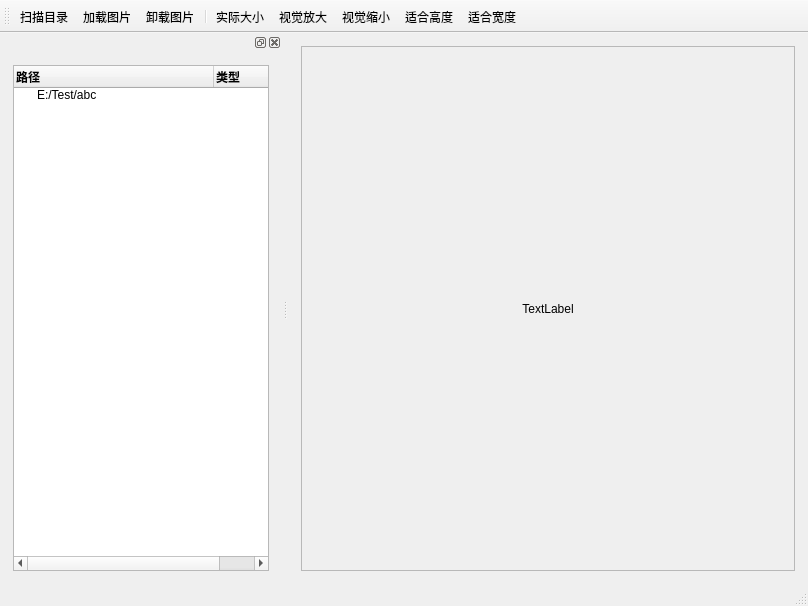
<?xml version="1.0" encoding="UTF-8"?>
<ui version="4.0">
 <class>Sketch</class>
 <widget class="QMainWindow" name="Sketch">
  <property name="geometry">
   <rect>
    <x>0</x>
    <y>0</y>
    <width>808</width>
    <height>606</height>
   </rect>
  </property>
  <property name="windowTitle">
   <string>Sketch</string>
  </property>
  <widget class="QWidget" name="centralwidget">
   <layout class="QVBoxLayout" name="verticalLayout">
    <property name="spacing">
     <number>9</number>
    </property>
    <property name="leftMargin">
     <number>13</number>
    </property>
    <property name="topMargin">
     <number>13</number>
    </property>
    <property name="rightMargin">
     <number>13</number>
    </property>
    <property name="bottomMargin">
     <number>13</number>
    </property>
    <item>
     <widget class="QScrollArea" name="scrollArea">
      <property name="widgetResizable">
       <bool>true</bool>
      </property>
      <property name="alignment">
       <set>Qt::AlignCenter</set>
      </property>
      <widget class="QWidget" name="scrollAreaWidgetContents">
       <property name="geometry">
        <rect>
         <x>0</x>
         <y>0</y>
         <width>497</width>
         <height>451</height>
        </rect>
       </property>
       <layout class="QHBoxLayout" name="horizontalLayout">
        <item>
         <widget class="QLabel" name="L_Picture">
          <property name="text">
           <string>TextLabel</string>
          </property>
          <property name="alignment">
           <set>Qt::AlignCenter</set>
          </property>
         </widget>
        </item>
       </layout>
      </widget>
     </widget>
    </item>
   </layout>
  </widget>
  <widget class="QMenuBar" name="menubar">
   <property name="geometry">
    <rect>
     <x>0</x>
     <y>0</y>
     <width>808</width>
     <height>30</height>
    </rect>
   </property>
  </widget>
  <widget class="QStatusBar" name="statusbar"/>
  <widget class="QToolBar" name="toolBar">
   <property name="windowTitle">
    <string>toolBar</string>
   </property>
   <property name="toolButtonStyle">
    <enum>Qt::ToolButtonTextUnderIcon</enum>
   </property>
   <attribute name="toolBarArea">
    <enum>TopToolBarArea</enum>
   </attribute>
   <attribute name="toolBarBreak">
    <bool>false</bool>
   </attribute>
   <addaction name="A_Scan"/>
   <addaction name="A_Mount"/>
   <addaction name="A_Unmount"/>
   <addaction name="separator"/>
   <addaction name="A_Actual_Size"/>
   <addaction name="A_Zoom_In"/>
   <addaction name="A_Zoom_Out"/>
   <addaction name="A_Fit_Height"/>
   <addaction name="A_Fit_Width"/>
  </widget>
  <widget class="QDockWidget" name="dockWidget">
   <attribute name="dockWidgetArea">
    <number>1</number>
   </attribute>
   <widget class="QWidget" name="dockWidgetContents">
    <layout class="QVBoxLayout" name="verticalLayout_2">
     <property name="spacing">
      <number>9</number>
     </property>
     <property name="leftMargin">
      <number>13</number>
     </property>
     <property name="topMargin">
      <number>13</number>
     </property>
     <property name="rightMargin">
      <number>13</number>
     </property>
     <property name="bottomMargin">
      <number>13</number>
     </property>
     <item>
      <widget class="QTreeWidget" name="TW_Picture">
       <property name="headerHidden">
        <bool>false</bool>
       </property>
       <property name="expandsOnDoubleClick">
        <bool>true</bool>
       </property>
       <attribute name="headerMinimumSectionSize">
        <number>72</number>
       </attribute>
       <attribute name="headerDefaultSectionSize">
        <number>200</number>
       </attribute>
       <attribute name="headerShowSortIndicator" stdset="0">
        <bool>false</bool>
       </attribute>
       <column>
        <property name="text">
         <string>路径</string>
        </property>
        <property name="font">
         <font>
          <weight>75</weight>
          <bold>true</bold>
         </font>
        </property>
       </column>
       <column>
        <property name="text">
         <string>类型</string>
        </property>
        <property name="font">
         <font>
          <weight>75</weight>
          <bold>true</bold>
         </font>
        </property>
       </column>
       <item>
        <property name="text">
         <string>E:/Test/abc</string>
        </property>
       </item>
      </widget>
     </item>
    </layout>
   </widget>
  </widget>
  <action name="A_Mount">
   <property name="icon">
    <iconset resource="resources.qrc">
     <normaloff>:/images/add_photo_alternate.png</normaloff>:/images/add_photo_alternate.png</iconset>
   </property>
   <property name="text">
    <string>加载图片</string>
   </property>
  </action>
  <action name="A_Unmount">
   <property name="icon">
    <iconset resource="resources.qrc">
     <normaloff>:/images/delete.png</normaloff>:/images/delete.png</iconset>
   </property>
   <property name="text">
    <string>卸载图片</string>
   </property>
  </action>
  <action name="A_Scan">
   <property name="icon">
    <iconset resource="resources.qrc">
     <normaloff>:/images/image_search.png</normaloff>:/images/image_search.png</iconset>
   </property>
   <property name="text">
    <string>扫描目录</string>
   </property>
  </action>
  <action name="A_Zoom_In">
   <property name="icon">
    <iconset resource="resources.qrc">
     <normaloff>:/images/zoom_in.png</normaloff>:/images/zoom_in.png</iconset>
   </property>
   <property name="text">
    <string>视觉放大</string>
   </property>
  </action>
  <action name="A_Zoom_Out">
   <property name="icon">
    <iconset resource="resources.qrc">
     <normaloff>:/images/zoom_out.png</normaloff>:/images/zoom_out.png</iconset>
   </property>
   <property name="text">
    <string>视觉缩小</string>
   </property>
  </action>
  <action name="A_Actual_Size">
   <property name="icon">
    <iconset resource="resources.qrc">
     <normaloff>:/images/search.png</normaloff>:/images/search.png</iconset>
   </property>
   <property name="text">
    <string>实际大小</string>
   </property>
   <property name="toolTip">
    <string>实际大小</string>
   </property>
  </action>
  <action name="A_Fit_Height">
   <property name="icon">
    <iconset resource="resources.qrc">
     <normaloff>:/images/height.png</normaloff>:/images/height.png</iconset>
   </property>
   <property name="text">
    <string>适合高度</string>
   </property>
  </action>
  <action name="A_Fit_Width">
   <property name="icon">
    <iconset resource="resources.qrc">
     <normaloff>:/images/width.png</normaloff>:/images/width.png</iconset>
   </property>
   <property name="text">
    <string>适合宽度</string>
   </property>
  </action>
 </widget>
 <resources>
  <include location="resources.qrc"/>
 </resources>
 <connections/>
</ui>
